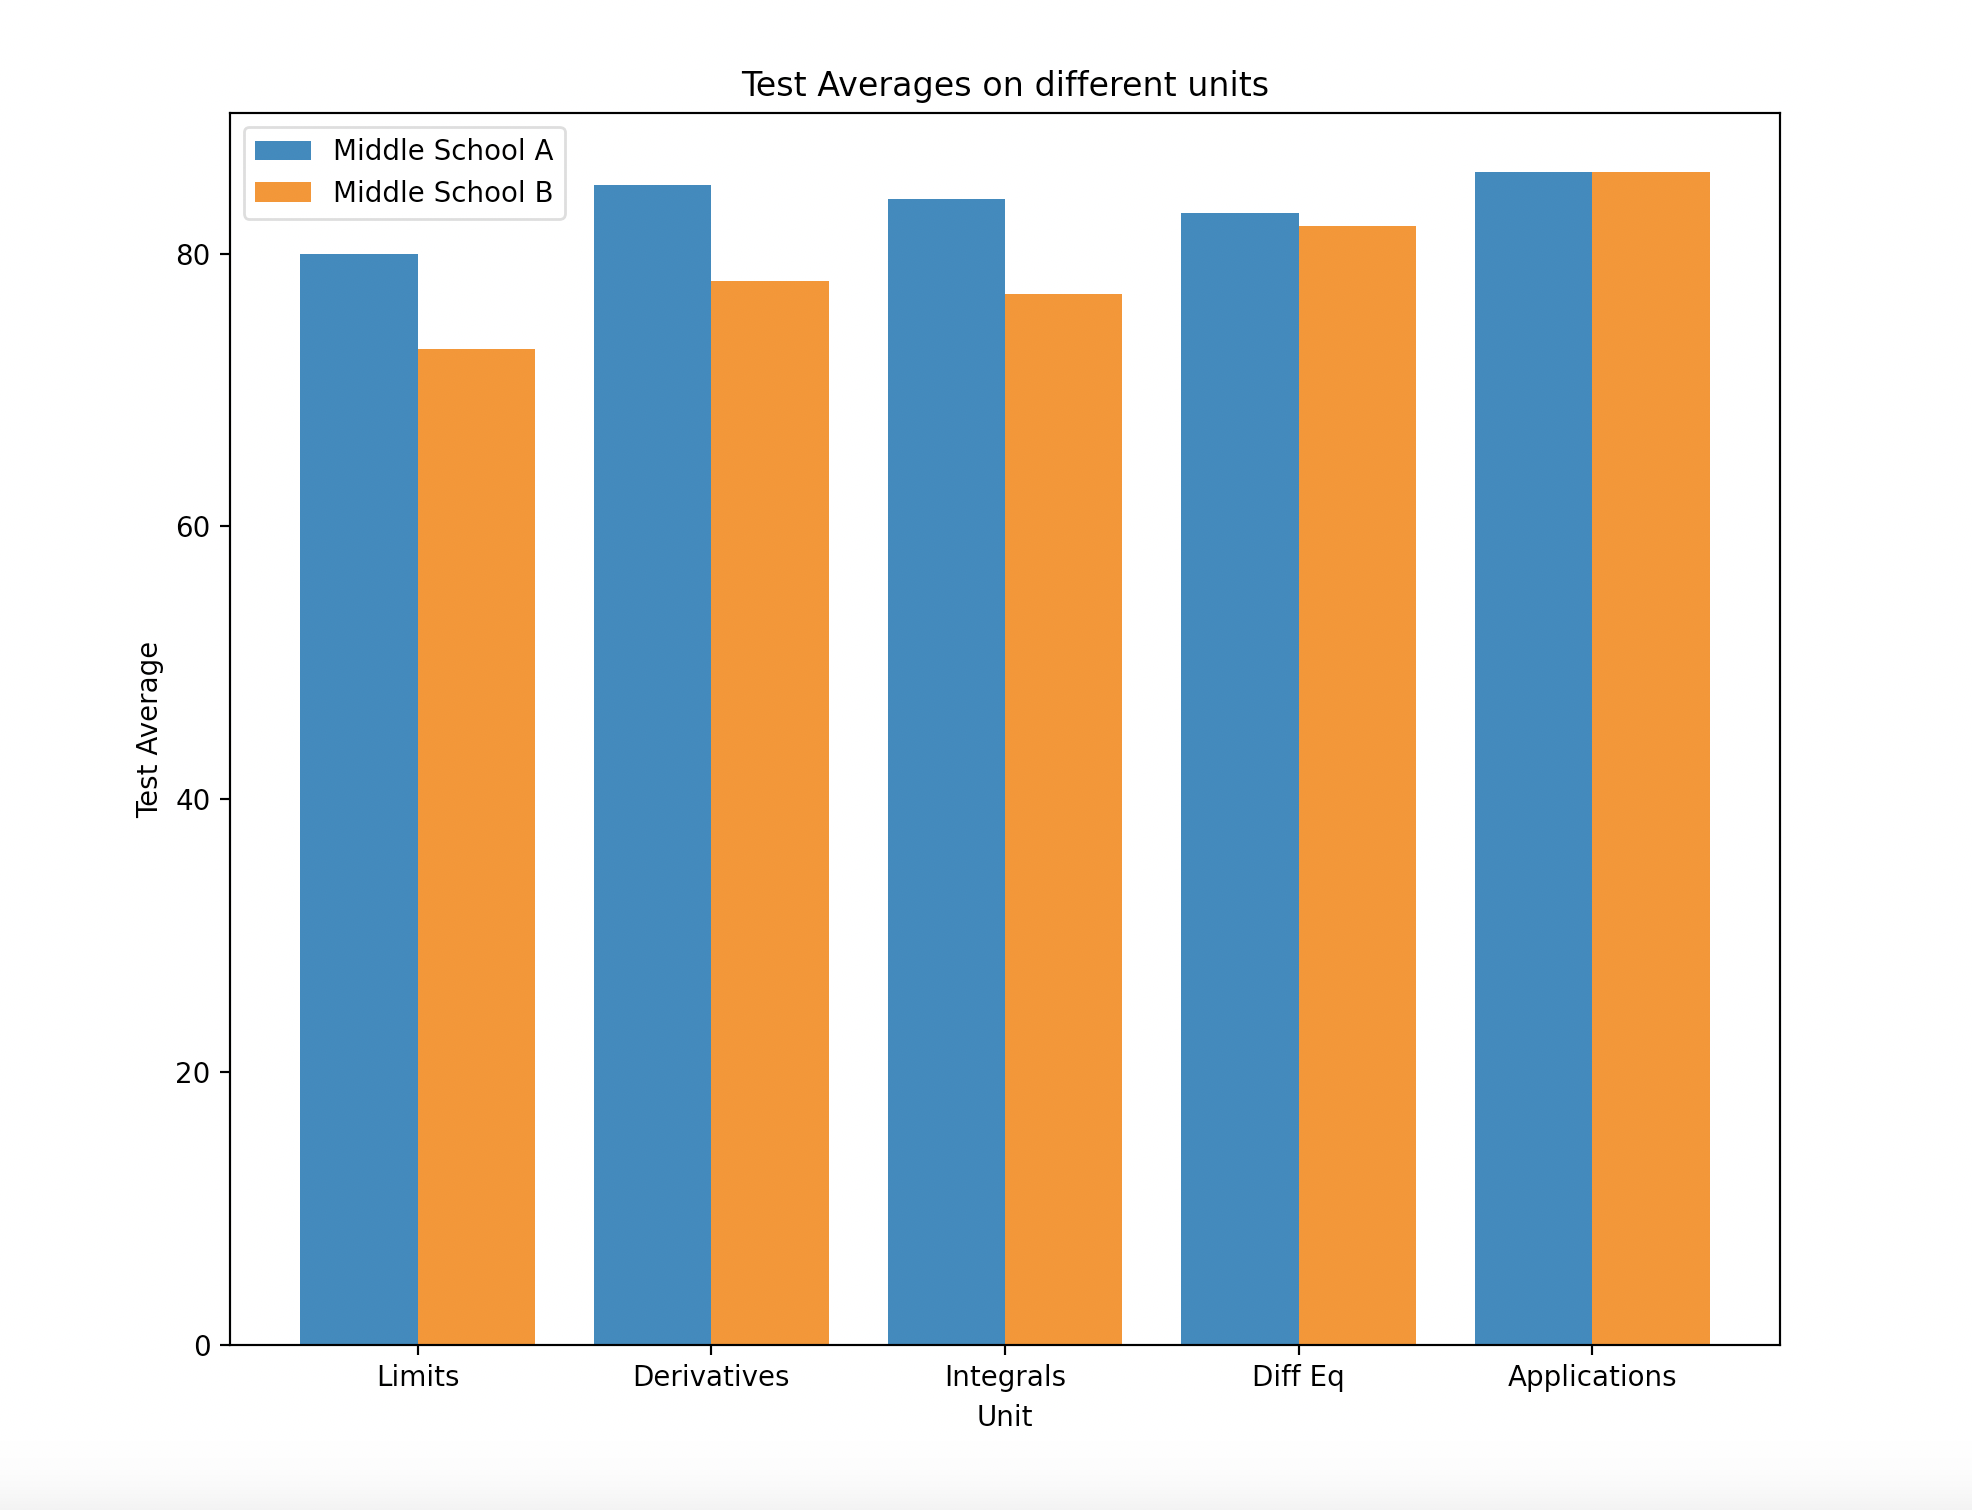

Reproduce this figure in Python.
from matplotlib import pyplot as plt

unit_topics = ['Limits', 'Derivatives', 'Integrals', 'Diff Eq', 'Applications']
middle_school_a = [80, 85, 84, 83, 86]
middle_school_b = [73, 78, 77, 82, 86]

#function to generate x values, this makes sure they are side by side along the graph.

def create_x(t, w, n, d):
    return [t*x + w*n for x in range(d)]

#matplotlib automatically uses 0.8 spacing hence the 0.8 in the lists declared below
#the first parameter is the number of dataframes we are comparing,second is the spacing,third is the dataframe we are on, and lastly is how many bars there is.
school_a_x = create_x(2,0.8,1,5) 
school_b_x = create_x(2,0.8,2,5)

plt.figure(figsize=(10,8))
ax = plt.subplot()
plt.bar(school_a_x,middle_school_a)
plt.bar(school_b_x,middle_school_b)

#creating the x coordinates list to be inbetween the two sets of data we have.
middle_x = [(a+b)/2 for (a,b) in zip(school_a_x,school_b_x)]

ax.set_xticks(middle_x)
ax.set_xticklabels(unit_topics)
plt.legend(['Middle School A','Middle School B'])
plt.xlabel('Unit')
plt.ylabel('Test Average')
plt.title('Test Averages on different units')
plt.show()


plt.savefig('my_side_by_side.png')
